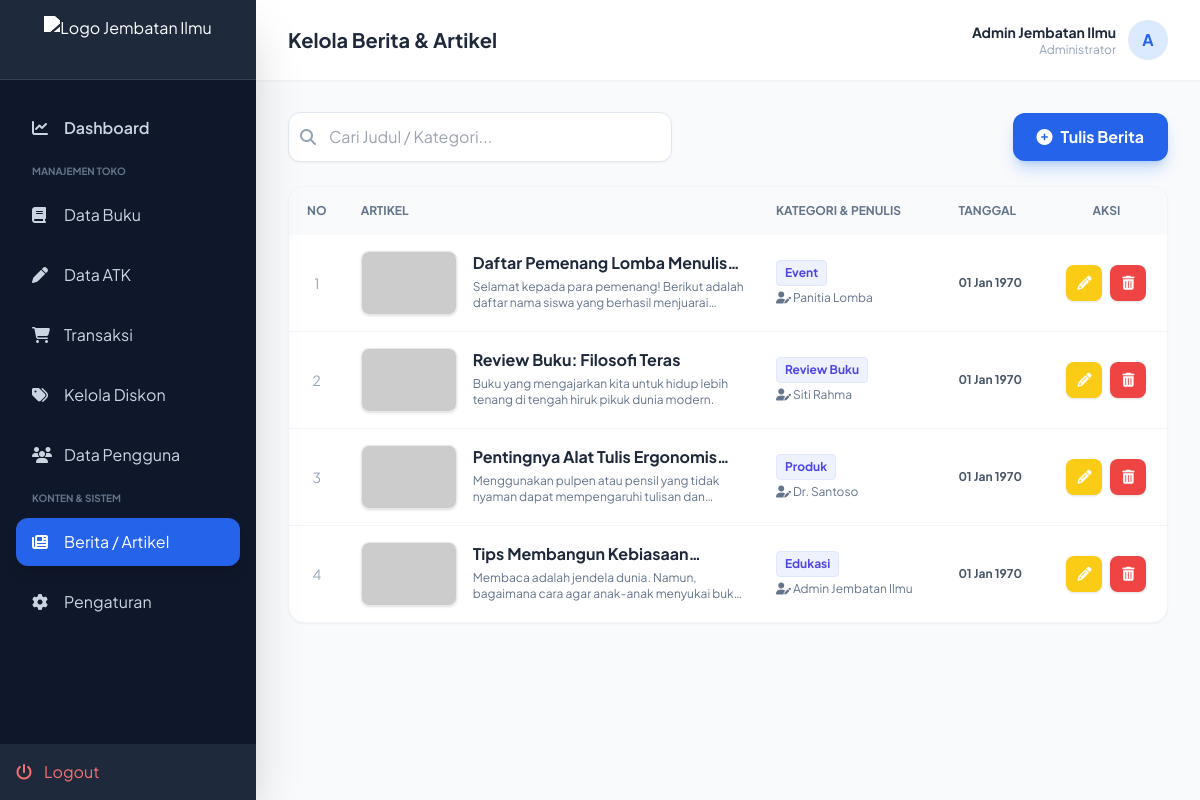
Screenshot of /manajemen_berita.php (signed in) with the database file from the repository.
### tables this page shows
CREATE TABLE `users` (
  `id` int(11) NOT NULL,
  `nama` varchar(100) DEFAULT NULL,
  `email` varchar(100) DEFAULT NULL,
  `password` varchar(255) DEFAULT NULL,
  `role` enum('admin','member') DEFAULT 'member'
);

CREATE TABLE `berita` (
  `id` int(11) NOT NULL,
  `judul` varchar(255) DEFAULT NULL,
  `tanggal` varchar(50) DEFAULT NULL,
  `kategori` varchar(50) DEFAULT NULL,
  `penulis` varchar(100) DEFAULT NULL,
  `thumbnail` text DEFAULT NULL,
  `isi_singkat` text DEFAULT NULL,
  `isi_lengkap` text DEFAULT NULL
);

### manajemen_berita.php (the view, shortened to what the rows shown need)
<?php
include 'koneksi.php';
if (isset($_SESSION['user_email'])) {
    $email_login = $_SESSION['user_email'];
    $query_admin = mysqli_query($conn, "SELECT * FROM users WHERE email='$email_login'");
    $admin = mysqli_fetch_assoc($query_admin);
} else {
    $admin = ['nama' => 'Admin Utama', 'role' => 'admin'];
}
$mode = isset($_GET['aksi']) ? $_GET['aksi'] : 'tampil';
$data_edit = [
    'id' => '', 'judul' => '', 'penulis' => '', 'kategori' => '',
    'tanggal' => date('Y-m-d'), 'thumbnail' => '', 'isi_singkat' => '', 'isi_lengkap' => ''
];
?>
<!DOCTYPE html>
<html lang="id">
<head>
    <script src="https://cdn.tailwindcss.com"></script>
    <link href="https://cdnjs.cloudflare.com/ajax/libs/font-awesome/6.4.0/css/all.min.css" rel="stylesheet">
</head>
<body class="bg-slate-50 text-slate-800">
    <div class="flex h-screen overflow-hidden">
        <main class="flex-1 flex flex-col h-screen overflow-hidden relative">
            <header class="h-20 bg-white shadow-sm flex items-center justify-between px-8 z-10">
                <div class="flex items-center gap-4">
                    <h2 class="text-xl font-bold text-slate-800">Kelola Berita & Artikel</h2>
                </div>
                                <div class="flex items-center gap-3">
                    <div class="text-right hidden sm:block">
                        <p class="text-sm font-bold"><?= $admin['nama']; ?></p>
                        <p class="text-xs text-slate-400">Administrator</p>
                    </div>
                    <div class="h-10 w-10 bg-blue-100 text-blue-600 rounded-full flex items-center justify-center font-bold">
                        <?= strtoupper(substr($admin['nama'], 0, 1)); ?>
                    </div>
                </div>
            </header>
            <div class="flex-1 overflow-y-auto p-8">
                <?php if ($mode == 'tambah' || $mode == 'edit'): ?>
                <div class="max-w-5xl mx-auto bg-white rounded-2xl shadow-lg border border-slate-100 overflow-hidden">
                    <div class="bg-slate-800 px-6 py-4 flex justify-between items-center">
                        <h3 class="text-white font-bold text-lg">
                            <?= ($mode == 'edit') ? '<i class="fas fa-edit mr-2"></i> Edit Artikel' : '<i class="fas fa-plus mr-2"></i> Tulis Artikel Baru'; ?>
                        </h3>
                        <a href="manajemen_berita.php" class="text-slate-400 hover:text-white"><i class="fas fa-times text-xl"></i></a>
                    </div>
                    <form action="manajemen_berita.php" method="POST" enctype="multipart/form-data" class="p-8">
                        <input type="hidden" name="id" value="<?= $data_edit['id']; ?>">
                        <input type="hidden" name="thumbnail_lama" value="<?= $data_edit['thumbnail']; ?>">
                        <div class="grid grid-cols-1 md:grid-cols-3 gap-8">
                            <div class="md:col-span-2 space-y-5">
                                <div>
                                    <label class="block text-sm font-bold text-slate-700 mb-1">Judul Artikel</label>
                                    <input type="text" name="judul" value="<?= $data_edit['judul']; ?>" placeholder="Contoh: Tips Membaca Efektif" required class="w-full px-4 py-2 rounded-lg border focus:ring-2 focus:ring-blue-500 outline-none">
                                </div>
                                <div class="grid grid-cols-2 gap-4">
                                    <div>
                                        <label class="block text-sm font-bold text-slate-700 mb-1">Penulis</label>
                                        <input type="text" name="penulis" value="<?= $data_edit['penulis']; ?>" placeholder="Nama Penulis" required class="w-full px-4 py-2 rounded-lg border focus:ring-2 focus:ring-blue-500 outline-none">
                                    </div>
                                    <div>
                                        <label class="block text-sm font-bold text-slate-700 mb-1">Tanggal Publish</label>
                                        <input type="date" name="tanggal" value="<?= $data_edit['tanggal']; ?>" required class="w-full px-4 py-2 rounded-lg border focus:ring-2 focus:ring-blue-500 outline-none">
                                    </div>
                                </div>
                                <div>
                                    <label class="block text-sm font-bold text-slate-700 mb-1">Isi Singkat (Teaser)</label>
                                    <textarea name="isi_singkat" rows="3" placeholder="Deskripsi pendek untuk tampilan depan..." required class="w-full px-4 py-2 rounded-lg border focus:ring-2 focus:ring-blue-500 outline-none"><?= $data_edit['isi_singkat']; ?></textarea>
                                </div>
                                <div>
                                    <label class="block text-sm font-bold text-slate-700 mb-1">Isi Lengkap</label>
                                    <textarea name="isi_lengkap" rows="10" placeholder="Tulis konten lengkap di sini..." required class="w-full px-4 py-2 rounded-lg border focus:ring-2 focus:ring-blue-500 outline-none bg-slate-50"><?= $data_edit['isi_lengkap']; ?></textarea>
                                </div>
                            </div>
                            <div class="space-y-5">
                                <div>
                                    <label class="block text-sm font-bold text-slate-700 mb-1">Kategori</label>
                                    <select name="kategori" class="w-full px-4 py-2 rounded-lg border bg-white focus:ring-2 focus:ring-blue-500 outline-none">
                                        <?php
                                        $cats = ['Edukasi', 'Event', 'Promo', 'Review Buku', 'Tips & Trik', 'Pengumuman'];
                                        foreach($cats as $c){
                                            $selected = ($data_edit['kategori'] == $c) ? 'selected' : '';
                                            echo "<option value='$c' $selected>$c</option>";
                                        }
                                        ?>
                                    </select>
                                </div>
                                <div class="bg-white border rounded-xl p-4 shadow-sm">
                                    <label class="block text-sm font-bold text-slate-700 mb-2">Thumbnail Artikel</label>
                                    <?php if($data_edit['thumbnail'] != ''): ?>
                                        <div class="mb-3">
                                            <img src="<?= $data_edit['thumbnail']; ?>" class="w-full h-32 object-cover rounded-lg border">
                                            <p class="text-xs text-slate-500 mt-1 text-center">Gambar saat ini</p>
                                        </div>
                                    <?php endif; ?>
                                    <input type="file" name="thumbnail" class="block w-full text-sm text-slate-500
                                      file:mr-4 file:py-2 file:px-4
                                      file:rounded-full file:border-0
                                      file:text-sm file:font-semibold
                                      file:bg-blue-50 file:text-blue-700
                                      hover:file:bg-blue-100 mb-2
                                    "/>
                                    <p class="text-[10px] text-slate-400">Rekomendasi: Landscape (16:9), Max 2MB.</p>
                                </div>
                            </div>
                        </div>
                        <div class="mt-8 flex gap-3 border-t pt-6">
                            <button type="submit" name="simpan" class="bg-blue-600 hover:bg-blue-700 text-white font-bold py-3 px-8 rounded-xl shadow-lg transition flex-1">
                                <i class="fas fa-paper-plane mr-2"></i> Terbitkan Berita
                            </button>
                            <a href="manajemen_berita.php" class="bg-slate-200 hover:bg-slate-300 text-slate-700 font-bold py-3 px-6 rounded-xl transition">Batal</a>
                        </div>
                    </form>
                </div>
                <?php else: ?>
                <div class="bg-white rounded-2xl shadow-sm border border-slate-100 overflow-hidden">
                    <div class="overflow-x-auto">
                        <table class="w-full text-left border-collapse">
                            <thead class="bg-slate-50 text-slate-500 text-xs uppercase font-bold">
                                <tr>
                                    <th class="p-4 text-center">No</th>
                                    <th class="p-4">Artikel</th>
                                    <th class="p-4">Kategori & Penulis</th>
                                    <th class="p-4">Tanggal</th>
                                    <th class="p-4 text-center">Aksi</th>
                                </tr>
                            </thead>
                            <tbody class="divide-y divide-slate-100 text-sm">
                                <?php
                                $keyword = isset($_GET['cari']) ? $_GET['cari'] : '';
                                $query_sql = "SELECT * FROM berita WHERE judul LIKE '%$keyword%' OR kategori LIKE '%$keyword%' ORDER BY id DESC";
                                $result = mysqli_query($conn, $query_sql);
                                $no = 1;
                                if (mysqli_num_rows($result) > 0) {
                                    while ($row = mysqli_fetch_assoc($result)) {
                                ?>
                                <tr class="hover:bg-blue-50 transition duration-200">
                                    <td class="p-4 text-center text-slate-400"><?= $no++; ?></td>
                                    <td class="p-4 max-w-sm">
                                        <div class="flex gap-4">
                                            <div class="h-16 w-24 flex-shrink-0">
                                                <img src="<?= $row['thumbnail']; ?>" class="h-full w-full object-cover rounded-lg shadow border" onerror="this.src='https://via.placeholder.com/150x100?text=No+Img'">
                                            </div>
                                            <div>
                                                <p class="font-bold text-slate-800 text-base line-clamp-1"><?= $row['judul']; ?></p>
                                                <p class="text-xs text-slate-500 mt-1 line-clamp-2"><?= $row['isi_singkat']; ?></p>
                                            </div>
                                        </div>
                                    </td>
                                    <td class="p-4">
                                        <span class="inline-block px-2 py-1 bg-indigo-50 text-indigo-600 rounded text-xs font-bold mb-1 border border-indigo-100">
                                            <?= $row['kategori']; ?>
                                        </span>
                                        <p class="text-xs text-slate-500"><i class="fas fa-user-edit"></i> <?= $row['penulis']; ?></p>
                                    </td>
                                    <td class="p-4 text-slate-600 text-xs font-bold">
                                        <?= date('d M Y', strtotime($row['tanggal'])); ?>
                                    </td>
                                    <td class="p-4 text-center">
                                        <div class="flex justify-center gap-2">
                                            <a href="manajemen_berita.php?aksi=edit&id=<?= $row['id']; ?>" class="w-9 h-9 rounded-lg bg-yellow-400 hover:bg-yellow-500 text-white flex items-center justify-center shadow transition" title="Edit">
                                                <i class="fas fa-pencil-alt"></i>
                                            </a>
                                            <a href="manajemen_berita.php?aksi=hapus&id=<?= $row['id']; ?>" onclick="return confirm('Yakin hapus berita ini?')" class="w-9 h-9 rounded-lg bg-red-500 hover:bg-red-600 text-white flex items-center justify-center shadow transition" title="Hapus">
                                                <i class="fas fa-trash-alt"></i>
                                            </a>
                                        </div>
                                    </td>
                                </tr>
                                <?php
                                    }
                                } else {
                                    echo "<tr><td colspan='5' class='p-8 text-center text-slate-400'>Belum ada berita.</td></tr>";
                                }
                                ?>
                            </tbody>
                        </table>
                    </div>
                </div>
                <?php endif; ?>
            </div>
        </main>
    </div>
</body>
</html>

### rows the page displays
users: nama "Admin Jembatan Ilmu", nama "A"
berita: judul "Daftar Pemenang Lomba…", isi_singkat "Selamat kepada para pemenang! Berikut adalah daftar nama siswa yang berhasil…", kategori "Event", penulis "Panitia Lomba", tanggal "01 Jan 1970"
berita: judul "Review Buku: Filosofi Teras", isi_singkat "Buku yang mengajarkan kita untuk hidup lebih tenang di tengah hiruk pikuk dunia modern.", kategori "Review Buku", penulis "Siti Rahma", tanggal "01 Jan 1970"
berita: judul "Pentingnya Alat Tulis…", isi_singkat "Menggunakan pulpen atau pensil yang tidak nyaman dapat mempengaruhi tulisan…", kategori "Produk", penulis "Dr. Santoso", tanggal "01 Jan 1970"
berita: judul "Tips Membangun…", isi_singkat "Membaca adalah jendela dunia. Namun, bagaimana cara agar anak-anak menyukai…", kategori "Edukasi", penulis "Admin Jembatan Ilmu", tanggal "01 Jan 1970"
